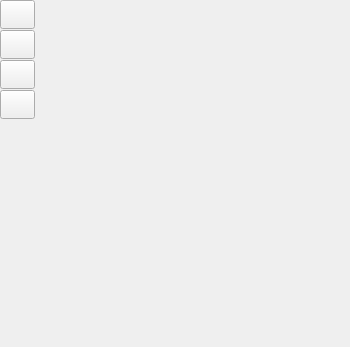
<?xml version="1.0" encoding="UTF-8"?>
<ui version="4.0">
 <class>C_CamMosWidget</class>
 <widget class="QWidget" name="C_CamMosWidget">
  <property name="geometry">
   <rect>
    <x>0</x>
    <y>0</y>
    <width>350</width>
    <height>347</height>
   </rect>
  </property>
  <property name="windowTitle">
   <string>C_CamMosWidget</string>
  </property>
  <layout class="QVBoxLayout" name="verticalLayout" stretch="0,0,0,1">
   <property name="spacing">
    <number>0</number>
   </property>
   <property name="leftMargin">
    <number>0</number>
   </property>
   <property name="topMargin">
    <number>0</number>
   </property>
   <property name="rightMargin">
    <number>0</number>
   </property>
   <property name="bottomMargin">
    <number>0</number>
   </property>
   <item>
    <widget class="stw::opensyde_gui_elements::C_CamOgeWiSectionHeader" name="pc_WiTitle" native="true"/>
   </item>
   <item>
    <widget class="stw::opensyde_gui_elements::C_OgeWiOnlyBackground" name="pc_WiCollapsed" native="true">
     <property name="minimumSize">
      <size>
       <width>35</width>
       <height>0</height>
      </size>
     </property>
     <property name="maximumSize">
      <size>
       <width>35</width>
       <height>16777215</height>
      </size>
     </property>
     <layout class="QVBoxLayout" name="verticalLayout_3">
      <property name="spacing">
       <number>1</number>
      </property>
      <property name="leftMargin">
       <number>0</number>
      </property>
      <property name="topMargin">
       <number>0</number>
      </property>
      <property name="rightMargin">
       <number>0</number>
      </property>
      <property name="bottomMargin">
       <number>1</number>
      </property>
      <item>
       <widget class="stw::opensyde_gui_elements::C_CamOgePubSettingsAdd" name="pc_PbDatabase">
        <property name="minimumSize">
         <size>
          <width>35</width>
          <height>29</height>
         </size>
        </property>
        <property name="maximumSize">
         <size>
          <width>35</width>
          <height>29</height>
         </size>
        </property>
        <property name="text">
         <string/>
        </property>
       </widget>
      </item>
      <item>
       <widget class="stw::opensyde_gui_elements::C_CamOgePubSettingsAdd" name="pc_PbFilter">
        <property name="minimumSize">
         <size>
          <width>35</width>
          <height>29</height>
         </size>
        </property>
        <property name="maximumSize">
         <size>
          <width>35</width>
          <height>29</height>
         </size>
        </property>
        <property name="text">
         <string/>
        </property>
       </widget>
      </item>
      <item>
       <widget class="stw::opensyde_gui_elements::C_CamOgePubSettingsAdd" name="pc_PbLogging">
        <property name="minimumSize">
         <size>
          <width>35</width>
          <height>29</height>
         </size>
        </property>
        <property name="maximumSize">
         <size>
          <width>35</width>
          <height>29</height>
         </size>
        </property>
        <property name="text">
         <string/>
        </property>
       </widget>
      </item>
      <item>
       <widget class="stw::opensyde_gui_elements::C_CamOgePubSettingsAdd" name="pc_PbDllConfig">
        <property name="minimumSize">
         <size>
          <width>35</width>
          <height>29</height>
         </size>
        </property>
        <property name="maximumSize">
         <size>
          <width>35</width>
          <height>29</height>
         </size>
        </property>
        <property name="text">
         <string/>
        </property>
       </widget>
      </item>
     </layout>
    </widget>
   </item>
   <item>
    <widget class="stw::opensyde_gui_elements::C_OgeWiOnlyBackground" name="pc_WiExpanded" native="true">
     <layout class="QVBoxLayout" name="verticalLayout_2">
      <property name="spacing">
       <number>1</number>
      </property>
      <property name="leftMargin">
       <number>0</number>
      </property>
      <property name="topMargin">
       <number>0</number>
      </property>
      <property name="rightMargin">
       <number>0</number>
      </property>
      <property name="bottomMargin">
       <number>0</number>
      </property>
      <item>
       <widget class="stw::opensyde_gui::C_CamMosDatabaseWidget" name="pc_WiDatabase" native="true"/>
      </item>
      <item>
       <widget class="stw::opensyde_gui::C_CamMosFilterWidget" name="pc_WiFilter" native="true"/>
      </item>
      <item>
       <widget class="stw::opensyde_gui::C_CamMosLoggingWidget" name="pc_WiLogging" native="true"/>
      </item>
      <item>
       <widget class="stw::opensyde_gui::C_CamMosDllWidgetLogic" name="pc_WiDllConfig" native="true"/>
      </item>
     </layout>
    </widget>
   </item>
   <item>
    <spacer name="verticalSpacer">
     <property name="orientation">
      <enum>Qt::Vertical</enum>
     </property>
     <property name="sizeHint" stdset="0">
      <size>
       <width>0</width>
       <height>0</height>
      </size>
     </property>
    </spacer>
   </item>
  </layout>
 </widget>
 <customwidgets>
  <customwidget>
   <class>stw::opensyde_gui_elements::C_CamOgeWiSectionHeader</class>
   <extends>QWidget</extends>
   <header>C_CamOgeWiSectionHeader.hpp</header>
   <container>1</container>
  </customwidget>
  <customwidget>
   <class>stw::opensyde_gui::C_CamMosDatabaseWidget</class>
   <extends>QWidget</extends>
   <header>C_CamMosDatabaseWidget.hpp</header>
   <container>1</container>
  </customwidget>
  <customwidget>
   <class>stw::opensyde_gui::C_CamMosFilterWidget</class>
   <extends>QWidget</extends>
   <header>C_CamMosFilterWidget.hpp</header>
   <container>1</container>
  </customwidget>
  <customwidget>
   <class>stw::opensyde_gui::C_CamMosLoggingWidget</class>
   <extends>QWidget</extends>
   <header>C_CamMosLoggingWidget.hpp</header>
   <container>1</container>
  </customwidget>
  <customwidget>
   <class>stw::opensyde_gui_elements::C_CamOgePubSettingsAdd</class>
   <extends>QPushButton</extends>
   <header>C_CamOgePubSettingsAdd.hpp</header>
  </customwidget>
  <customwidget>
   <class>stw::opensyde_gui_elements::C_OgeWiOnlyBackground</class>
   <extends>QWidget</extends>
   <header>C_OgeWiOnlyBackground.hpp</header>
   <container>1</container>
  </customwidget>
  <customwidget>
   <class>stw::opensyde_gui::C_CamMosDllWidgetLogic</class>
   <extends>QWidget</extends>
   <header>C_CamMosDllWidgetLogic.hpp</header>
   <container>1</container>
  </customwidget>
 </customwidgets>
 <resources/>
 <connections/>
</ui>
